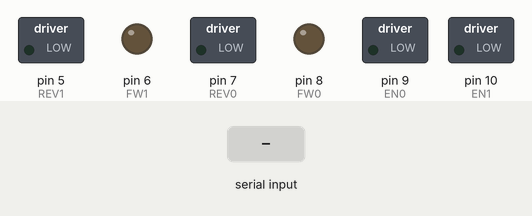
Recording of a sketch running on a simulated Arduino Uno, built with avr-gcc and run on an emulated ATmega328P. On the bench: switched loads named in the sketch (green lamp = pin HIGH), output pins drawn as LEDs (lit = HIGH). The test bench sets the inputs (shaded band). What the sketch prints to the serial monitor is not drawn.

Above: at 2.2 s.
2.3 s: "r90\n" received over Serial
At 3.5 s:
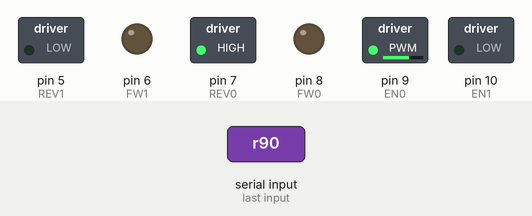
3.8 s: "r,45\n" received over Serial
At 4.7 s:
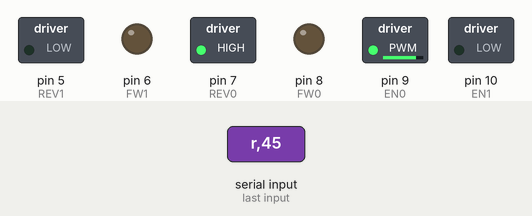
5.3 s: "l90\n" received over Serial
At 5.9 s:
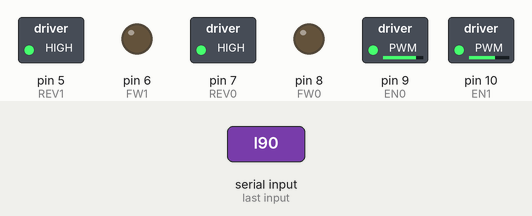
6.8 s: "l,45\n" received over Serial
At 8.0 s:
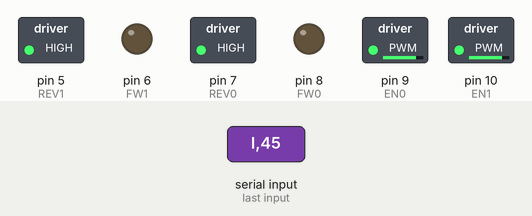
8.3 s: "r" received over Serial
At 9.5 s:
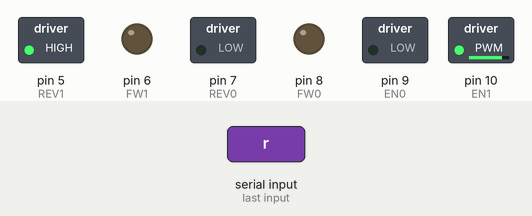
9.8 s: "l" received over Serial
At 10.7 s:
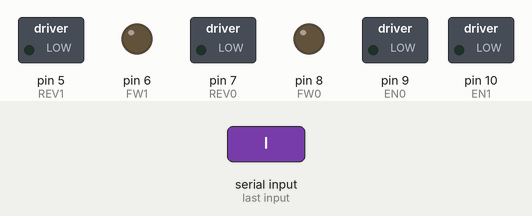
Timing chart, 0 to 12.3 s (numbered marks = the images above; inputs shaded):
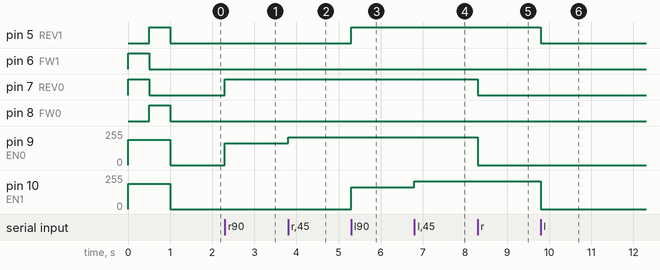

Measured:
- after the input at 2.3 s, pin 7 (REV0): LOW → HIGH at once; pin 9 (EN0): 0/255 → 165/255 at once
- after the input at 3.8 s, pin 9 (EN0): 165/255 → 210/255 at once
- after the input at 5.3 s, pin 5 (REV1): LOW → HIGH at once; pin 10 (EN1): 0/255 → 165/255 at once
- after the input at 6.8 s, pin 10 (EN1): 165/255 → 210/255 at once
- after the input at 8.3 s, pin 7 (REV0): HIGH → LOW at once; pin 9 (EN0): 210/255 → 0/255 at once
- after the input at 9.8 s, pin 5 (REV1): HIGH → LOW at once; pin 10 (EN1): 210/255 → 0/255 at once

The sketch:

DC_Motor_Driver.ino
```cpp
/*
  DC_Motor_Driver
  https://github.com/techn0man1ac/DC_Motor_Driver
  by Techn0man1ac Labs, 2022
*/

#define EN0 9
#define REV0 7
#define FW0 8

#define EN1 10
#define REV1 5
#define FW1 6

int RightMotor = 0;
int LeftMotor = 0;

void setup() {
  pinMode(EN0, OUTPUT);
  digitalWrite(EN0, HIGH);
  pinMode(EN1, OUTPUT);
  digitalWrite(EN1, HIGH);
  pinMode(REV0, OUTPUT);
  digitalWrite(REV0, LOW);
  pinMode(REV1, OUTPUT);
  digitalWrite(REV1, LOW);
  pinMode(FW0, OUTPUT);
  digitalWrite(FW0, LOW);
  pinMode(FW1, OUTPUT);
  digitalWrite(FW1, LOW);


  MtrsSpdSet(64, -64);
  delay(500);
  MtrsSpdSet(-64, 64);
  delay(500);
  MtrsSpdSet(0, 0);

  Serial.begin(115200);
  Serial.setTimeout(5);

  Serial.println(" Start ");
}

void loop() {
  if (Serial.available() > 0) { //Если в буфере UART'а есть что-то
    char data = Serial.read();
    if (data == 'r') {
      RightMotor = Serial.parseInt();
    }
    if (data == 'l') {
      LeftMotor = Serial.parseInt();
    }
  }

  MtrsSpdSet(RightMotor, LeftMotor); //r -255..255, l -255..255
}

void MtrsSpdSet(int rMotor, int lMotor) {
  if (rMotor > 0) {
    rMotor = 255 - rMotor; // Inverse 255-245 -> 10, 255-100 -> 155
    digitalWrite(REV0, HIGH);
    digitalWrite(FW0, LOW);
  } else if (rMotor == 0) {
    digitalWrite(REV0, LOW);
    digitalWrite(FW0, LOW);
  } else if (rMotor < 0) {
    rMotor = abs(rMotor);
    rMotor = 255 - rMotor;
    digitalWrite(REV0, LOW);
    digitalWrite(FW0, HIGH);
  }

  if (lMotor > 0) {
    lMotor = 255 - lMotor;
    digitalWrite(REV1, HIGH);
    digitalWrite(FW1, LOW);
  } else if (lMotor == 0) {
    digitalWrite(REV1, LOW);
    digitalWrite(FW1, LOW);
  } else if (lMotor < 0) {
    lMotor = abs(lMotor);
    lMotor = 255 - lMotor;
    digitalWrite(REV1, LOW);
    digitalWrite(FW1, HIGH);
  }

  analogWrite(EN0, rMotor);
  analogWrite(EN1, lMotor);
}
```
